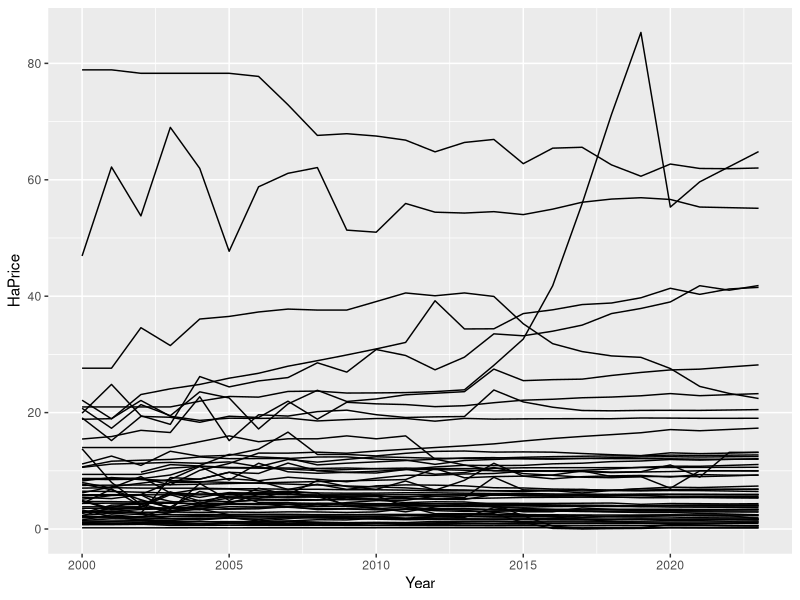

Recreate this plot in R.
################
# NZ price production analysis
# Author: Nick Smith
# Date: 13 Aug 2025
# Exploring production and price data for NZ ag products
################

library(tidyverse)

# import data
{
  # these two come from FAOSTAT>Production>Crops and livestock products / Value of Agricultural Production
  price_raw <- read_csv("NZ_pricing_2000-23.csv")
  prod_raw <- read_csv("NZ_production_2000-23.csv")
  
  # this comes from MfE, Agricultural and horticultural land use, clean, 2002 - 2019, https://data.mfe.govt.nz/table/105405-agricultural-and-horticultural-land-use-clean-2002-2019/
  animalArea_raw <- read_csv("NZ_animalArea_2002-19.csv")
}

# tidy data
{
  # remove unwanted columns, first from price, then from production
  price_tidy <- price_raw %>% 
    select(-`Domain Code`, -Domain, -`Area Code (M49)`, -Area, -`Element Code`,
           -`Year Code`, -Flag, -`Flag Description`)
  price_tidy$`Item Code (CPC)` <- sub("i$", "", price_tidy$`Item Code (CPC)`)
  
  prod_tidy <- prod_raw %>% 
    select(-`Domain Code`, -Domain, -`Area Code (M49)`, -Area, -`Element Code`,
           -`Year Code`, -Flag, -`Flag Description`, -Note) %>% 
    filter(Element == "Production") %>% 
    drop_na()

  # separating the production numbers from the area harvested numbers (which only apply to crops)
  area_tidy <- prod_raw %>% 
    select(-`Domain Code`, -Domain, -`Area Code (M49)`, -Area, -`Element Code`,
           -`Year Code`, -Flag, -`Flag Description`, -Note) %>% 
    filter(Element == "Area harvested") %>% 
    drop_na()
  
  # reducing MfE numbers to just what we want that is missing from FAOSTAT
  animalArea_tidy <- animalArea_raw %>% 
    group_by(Year = year, Item = landuse) %>% 
    summarise(Area = sum(area_ha)) %>% 
    filter(Item %in% c("Beef", "Dairy", "Sheep"))
}

# merge price and production data and tidy
{
  merged_data <- prod_tidy %>% 
    merge(price_tidy, by = c("Item Code (CPC)", "Year"), all = TRUE) %>% 
    merge(area_tidy, by = c("Item Code (CPC)", "Year"), all = TRUE)
  
  # add in MfE area values where appropriate
  mfe_years <- unique(animalArea_tidy$Year)
  for (i in mfe_years) {
    
    merged_data[merged_data$Item.x == "Raw milk of cattle" & merged_data$Year == i, "Value"] <- 
      animalArea_tidy[animalArea_tidy$Year == i & animalArea_tidy$Item == "Dairy", "Area"]
    merged_data[merged_data$Item.x == "Raw milk of cattle" & merged_data$Year == i, "Unit"] <- "ha"
    merged_data[merged_data$Item.x == "Raw milk of cattle" & merged_data$Year == i, "Element"] <- "Area"
    
    merged_data[merged_data$Item.x == "Meat of cattle with the bone, fresh or chilled" & merged_data$Year == i, "Value"] <- 
      animalArea_tidy[animalArea_tidy$Year == i & animalArea_tidy$Item == "Beef", "Area"]
    merged_data[merged_data$Item.x == "Meat of cattle with the bone, fresh or chilled" & merged_data$Year == i, "Unit"] <- "ha"
    merged_data[merged_data$Item.x == "Meat of cattle with the bone, fresh or chilled" & merged_data$Year == i, "Element"] <- "Area"
    
    merged_data[merged_data$Item.x == "Meat of sheep, fresh or chilled" & merged_data$Year == i, "Value"] <- 
      animalArea_tidy[animalArea_tidy$Year == i & animalArea_tidy$Item == "Sheep", "Area"]
    merged_data[merged_data$Item.x == "Meat of sheep, fresh or chilled" & merged_data$Year == i, "Unit"] <- "ha"
    merged_data[merged_data$Item.x == "Meat of sheep, fresh or chilled" & merged_data$Year == i, "Element"] <- "Area"
  }
  
  ## currently have up to 4 different prices per item. Identify which price element has the greatest item coverage
  # merged_data1 <- filter(merged_data, Element.y == "Gross Production Value (constant 2014-2016 thousand I$)")
  # merged_data2 <- filter(merged_data, Element.y == "Gross Production Value (constant 2014-2016 thousand US$)")
  # merged_data3 <- filter(merged_data, Element.y == "Gross Production Value (current thousand SLC)")
  # merged_data4 <- filter(merged_data, Element.y == "Gross Production Value (current thousand US$)")
  # merged_data5 <- filter(merged_data, Element.y == "Gross Production Value (constant 2014-2016 thousand SLC)")
  
  # turns out it is "Gross Production Value (constant 2014-2016 thousand I$)" that has the 
  # greatest coverage, but still only 77 items out of the original 98
  merged_data <- merged_data %>% 
    filter(Element.y == "Gross Production Value (constant 2014-2016 thousand I$)") %>% 
    mutate(UnitPrice = Value.y / Value.x, UnitPrice_unit = paste(Unit.y, Unit.x, sep = " per "),
           HaPrice = Value.y / Value, HaPrice_unit = paste(Unit.y, Unit, sep = " per "))
  
  # NOTE! Units are not the same for all production items, e.g. eggs are in number not mass
}

# plot
{
  # first some ugly ones with everything in
  # production
  ggplot(merged_data) +
    geom_line(aes(x = Year, y = Value.x, group = Item.x), stat = "identity")
  
  # price
  ggplot(merged_data) +
    geom_line(aes(x = Year, y = Value.y, group = Item.y), stat = "identity")
  
  # price per unit
  ggplot(merged_data) +
    geom_line(aes(x = Year, y = UnitPrice, group = Item.y), stat = "identity")
  
  # price per ha
  ggplot(merged_data) +
    geom_line(aes(x = Year, y = HaPrice, group = Item.y), stat = "identity")
}

# produce a tidy output sheet
output_data <- merged_data %>% 
  select(-Item, Item.y, -Element.x, -Item.y, -Element.y, -Element) %>% 
  rename(Item = Item.x, Production = Value.x, ProductionUnit = Unit.x, AreaUnit = Unit,
         Area = Value, Value = Value.y, ValueUnit = Unit.y)

write_csv(output_data, "output_data.csv")